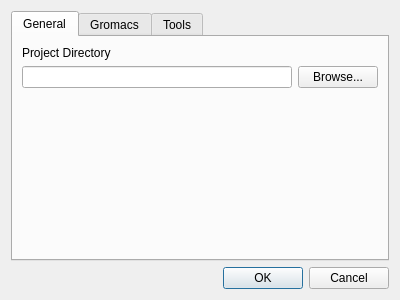
<?xml version="1.0" encoding="UTF-8"?>
<ui version="4.0">
 <class>PreferencesDialog</class>
 <widget class="QDialog" name="PreferencesDialog">
  <property name="geometry">
   <rect>
    <x>0</x>
    <y>0</y>
    <width>400</width>
    <height>300</height>
   </rect>
  </property>
  <property name="windowTitle">
   <string>Dialog</string>
  </property>
  <layout class="QVBoxLayout" name="verticalLayout">
   <item>
    <layout class="QHBoxLayout" name="horizontalLayout">
     <item>
      <widget class="QTabWidget" name="tabWidget">
       <property name="currentIndex">
        <number>0</number>
       </property>
       <widget class="QWidget" name="generalTab">
        <attribute name="title">
         <string>General</string>
        </attribute>
        <layout class="QVBoxLayout" name="verticalLayout_2">
         <item>
          <layout class="QVBoxLayout" name="verticalLayout_3">
           <item>
            <widget class="QLabel" name="projectDirectoryLabel">
             <property name="text">
              <string>Project Directory</string>
             </property>
             <property name="buddy">
              <cstring>projectDirectory</cstring>
             </property>
            </widget>
           </item>
           <item>
            <layout class="QHBoxLayout" name="horizontalLayout_2">
             <item>
              <widget class="QLineEdit" name="projectDirectory"/>
             </item>
             <item>
              <widget class="QPushButton" name="buttonBrowseProjectDirectory">
               <property name="text">
                <string>Browse...</string>
               </property>
              </widget>
             </item>
            </layout>
           </item>
          </layout>
         </item>
         <item>
          <spacer name="verticalSpacer">
           <property name="orientation">
            <enum>Qt::Vertical</enum>
           </property>
           <property name="sizeHint" stdset="0">
            <size>
             <width>20</width>
             <height>40</height>
            </size>
           </property>
          </spacer>
         </item>
        </layout>
       </widget>
       <widget class="QWidget" name="gromacsPathTab">
        <attribute name="title">
         <string>Gromacs</string>
        </attribute>
        <layout class="QVBoxLayout" name="verticalLayout_5">
         <item>
          <layout class="QVBoxLayout" name="verticalLayout_4">
           <item>
            <widget class="QLabel" name="gmxLabel">
             <property name="text">
              <string>Path to gmx</string>
             </property>
             <property name="buddy">
              <cstring>gmx</cstring>
             </property>
            </widget>
           </item>
           <item>
            <layout class="QHBoxLayout" name="horizontalLayout_3">
             <item>
              <widget class="QLineEdit" name="gmx"/>
             </item>
             <item>
              <widget class="QPushButton" name="buttonBrowseGmx">
               <property name="text">
                <string>Browse...</string>
               </property>
              </widget>
             </item>
            </layout>
           </item>
          </layout>
         </item>
         <item>
          <spacer name="verticalSpacer_2">
           <property name="orientation">
            <enum>Qt::Vertical</enum>
           </property>
           <property name="sizeHint" stdset="0">
            <size>
             <width>20</width>
             <height>40</height>
            </size>
           </property>
          </spacer>
         </item>
        </layout>
       </widget>
       <widget class="QWidget" name="toolsPathsTab">
        <attribute name="title">
         <string>Tools</string>
        </attribute>
        <layout class="QVBoxLayout" name="verticalLayout_9">
         <item>
          <layout class="QVBoxLayout" name="verticalLayout_6">
           <item>
            <widget class="QLabel" name="pdbwcLabel">
             <property name="text">
              <string>Path to pdb_wc</string>
             </property>
             <property name="buddy">
              <cstring>pdbwc</cstring>
             </property>
            </widget>
           </item>
           <item>
            <layout class="QHBoxLayout" name="horizontalLayout_4">
             <item>
              <widget class="QLineEdit" name="pdbwc"/>
             </item>
             <item>
              <widget class="QPushButton" name="buttonBrowsePdbwc">
               <property name="text">
                <string>Browse...</string>
               </property>
              </widget>
             </item>
            </layout>
           </item>
          </layout>
         </item>
         <item>
          <layout class="QVBoxLayout" name="verticalLayout_7">
           <item>
            <widget class="QLabel" name="pdbchainLabel">
             <property name="text">
              <string>Path to pdb_chain</string>
             </property>
             <property name="buddy">
              <cstring>pdbchain</cstring>
             </property>
            </widget>
           </item>
           <item>
            <layout class="QHBoxLayout" name="horizontalLayout_5">
             <item>
              <widget class="QLineEdit" name="pdbchain"/>
             </item>
             <item>
              <widget class="QPushButton" name="buttonBrowsePdbchain">
               <property name="text">
                <string>Browse...</string>
               </property>
              </widget>
             </item>
            </layout>
           </item>
          </layout>
         </item>
         <item>
          <layout class="QVBoxLayout" name="verticalLayout_8">
           <item>
            <widget class="QLabel" name="pdbdelhetatmLabel">
             <property name="text">
              <string>Path to pdb_delhetatm</string>
             </property>
             <property name="buddy">
              <cstring>pdbdelhetatm</cstring>
             </property>
            </widget>
           </item>
           <item>
            <layout class="QHBoxLayout" name="horizontalLayout_6">
             <item>
              <widget class="QLineEdit" name="pdbdelhetatm"/>
             </item>
             <item>
              <widget class="QPushButton" name="buttonBrowsePdbdelhetatm">
               <property name="text">
                <string>Browse...</string>
               </property>
              </widget>
             </item>
            </layout>
           </item>
          </layout>
         </item>
         <item>
          <spacer name="verticalSpacer_3">
           <property name="orientation">
            <enum>Qt::Vertical</enum>
           </property>
           <property name="sizeHint" stdset="0">
            <size>
             <width>20</width>
             <height>81</height>
            </size>
           </property>
          </spacer>
         </item>
        </layout>
       </widget>
      </widget>
     </item>
    </layout>
   </item>
   <item>
    <widget class="QDialogButtonBox" name="buttonBox">
     <property name="orientation">
      <enum>Qt::Horizontal</enum>
     </property>
     <property name="standardButtons">
      <set>QDialogButtonBox::Cancel|QDialogButtonBox::Ok</set>
     </property>
    </widget>
   </item>
  </layout>
 </widget>
 <resources/>
 <connections>
  <connection>
   <sender>buttonBox</sender>
   <signal>accepted()</signal>
   <receiver>PreferencesDialog</receiver>
   <slot>accept()</slot>
   <hints>
    <hint type="sourcelabel">
     <x>248</x>
     <y>254</y>
    </hint>
    <hint type="destinationlabel">
     <x>157</x>
     <y>274</y>
    </hint>
   </hints>
  </connection>
  <connection>
   <sender>buttonBox</sender>
   <signal>rejected()</signal>
   <receiver>PreferencesDialog</receiver>
   <slot>reject()</slot>
   <hints>
    <hint type="sourcelabel">
     <x>316</x>
     <y>260</y>
    </hint>
    <hint type="destinationlabel">
     <x>286</x>
     <y>274</y>
    </hint>
   </hints>
  </connection>
 </connections>
</ui>
